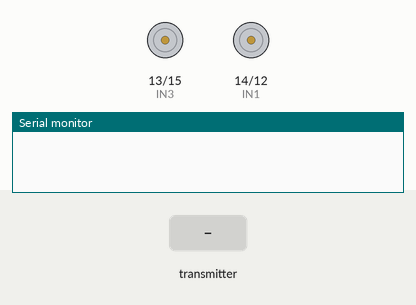
Simulated run of this sketch. Board: ESP8266 (NodeMCU). Parts: motor-driver pin pairs drawn as motors (green arrow = first pin HIGH = forward, orange = second pin HIGH = backward, longer = more drive), the last lines printed to the serial monitor. The test bench sets the inputs (shaded band).

Above: at 1.2 s.
1.3 s: the transmitter starts sending command = forward
At 1.7 s:
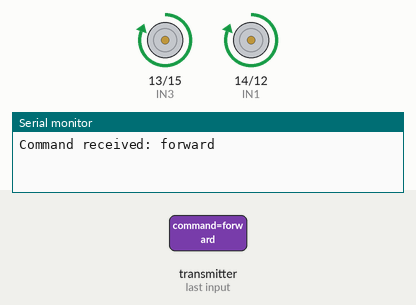
2.8 s: the transmitter starts sending command = backward
At 4.0 s:
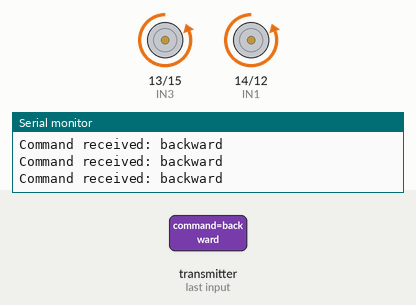
4.3 s: the transmitter starts sending command = left
At 5.2 s:
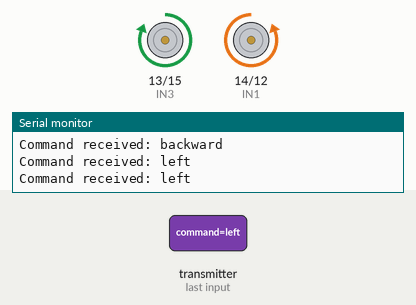
5.8 s: the transmitter starts sending command = right
At 6.4 s:
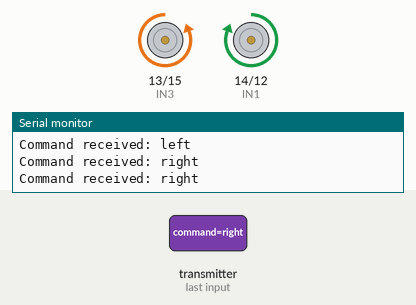
Timing chart, 0 to 8.3 s (numbered marks = the images above; inputs shaded):
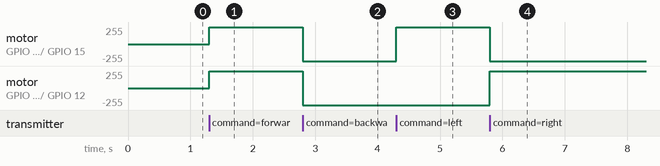

Measured:
- after the input at 1.3 s, motor on GPIO 13 (IN3) / GPIO 15 (IN4), motor on GPIO 14 (IN1) / GPIO 12 (IN2): stopped → forward 255/255 at once
- after the input at 2.8 s, motor on GPIO 13 (IN3) / GPIO 15 (IN4), motor on GPIO 14 (IN1) / GPIO 12 (IN2): forward 255/255 → backward 255/255 at once
- after the input at 4.3 s, motor on GPIO 13 (IN3) / GPIO 15 (IN4): backward 255/255 → forward 255/255 at once
- after the input at 5.8 s, motor on GPIO 13 (IN3) / GPIO 15 (IN4): forward 255/255 → backward 255/255 at once; motor on GPIO 14 (IN1) / GPIO 12 (IN2): backward 255/255 → forward 255/255 at once

The sketch:

esp8266_reciever_code.ino
```cpp
#include <ESP8266WiFi.h>
#include <espnow.h>

#define IN1 14
#define IN2 12
#define IN3 13
#define IN4 15

typedef struct struct_message {
  char command[10];
} struct_message;

struct_message myData;

void setup() {
  Serial.begin(115200);
  WiFi.mode(WIFI_STA);

  pinMode(IN1, OUTPUT);
  pinMode(IN2, OUTPUT);
  pinMode(IN3, OUTPUT);
  pinMode(IN4, OUTPUT);

  if (esp_now_init() != ERR_OK) {
    Serial.println("Error initializing ESP-NOW");
    return;
  }

  esp_now_set_self_role(ESP_NOW_ROLE_SLAVE);
  esp_now_register_recv_cb(onDataRecv);
}

void onDataRecv(uint8_t * mac, uint8_t *incomingData, uint8_t len) {
  memcpy(&myData, incomingData, sizeof(myData));
  Serial.print("Command received: ");
  Serial.println(myData.command);

  if (strcmp(myData.command, "forward") == 0) {
    moveForward();
  } else if (strcmp(myData.command, "backward") == 0) {
    moveBackward();
  } else if (strcmp(myData.command, "left") == 0) {
    turnLeft();
  } else if (strcmp(myData.command, "right") == 0) {
    turnRight();
  } else {
    stopMotors();
  }
}

void moveForward() {
  digitalWrite(IN1, HIGH);
  digitalWrite(IN2, LOW);
  digitalWrite(IN3, HIGH);
  digitalWrite(IN4, LOW);
}

void moveBackward() {
  digitalWrite(IN1, LOW);
  digitalWrite(IN2, HIGH);
  digitalWrite(IN3, LOW);
  digitalWrite(IN4, HIGH);
}

void turnLeft() {
  digitalWrite(IN1, LOW);
  digitalWrite(IN2, HIGH);
  digitalWrite(IN3, HIGH);
  digitalWrite(IN4, LOW);
}

void turnRight() {
  digitalWrite(IN1, HIGH);
  digitalWrite(IN2, LOW);
  digitalWrite(IN3, LOW);
  digitalWrite(IN4, HIGH);
}

void stopMotors() {
  digitalWrite(IN1, LOW);
  digitalWrite(IN2, LOW);
  digitalWrite(IN3, LOW);
  digitalWrite(IN4, LOW);
}

void loop() {
}
```
